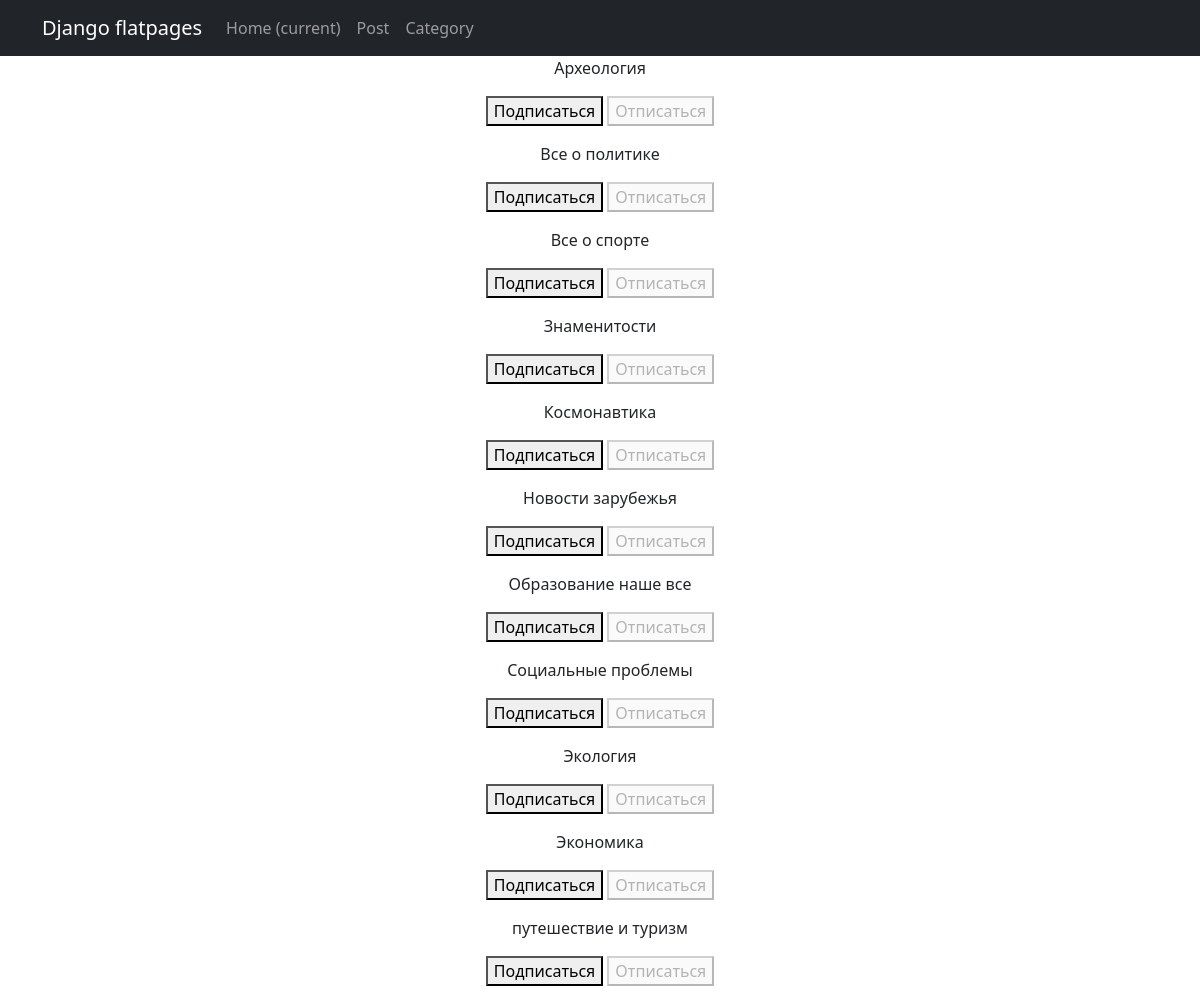
Page /news/subscriptions/ (signed in) on the committed database.
### news/models.py (models this page shows, shortened)
class Category(models.Model):
    name = models.CharField(max_length=250, unique=True)

### news/views.py (the view, shortened to what this page needs)
# urls.py: path('subscriptions/', subscriptions, name='subscriptions')
@login_required
@csrf_protect
def subscriptions(request):
    categories_with_subscriptions = Category.objects.annotate(
        user_subscribed=Exists(
            Subscription.objects.filter(
                user=request.user,
                category=OuterRef('pk'),
            )
        )
    ).order_by('name')
    return render(
        request,
        'subscriptions.html',
        {'categories': categories_with_subscriptions},
    )

### templates/subscriptions.html (shortened to what this page needs)
{% extends 'flatpages/default.html' %}
{% block content %}
    {% for category in categories  %}
        <p>
            {{ category.name }}
            <form method="post">
                {% if category.user_subscribed %}
                    <button disabled>Подписаться</button>
                    <button name="action" value="unsubscribe">Отписаться</button>
                {% else %}
                    <button name="action" value="subscribe">Подписаться</button>
                    <button disabled>Отписаться</button>
                {% endif %}
            </form>
        </p>
    {% endfor %}
{% endblock content %}

### templates/flatpages/default.html (shortened to what this page needs)
<!DOCTYPE html>
<html lang="en">
    <head>
        {% load static %}
        <link href="{% static 'css/styles.css' %}" rel="stylesheet" />
    </head>
    <body>
        <nav class="navbar navbar-expand-lg navbar-dark bg-dark static-top">
            <div class="container">
                <a class="navbar-brand" href="#">Django flatpages</a>
                <div class="collapse navbar-collapse" id="navbarResponsive">
                    <ul class="navbar-nav ml-auto">
                        <li class="nav-item active">
                            <a class="nav-link" href="#">Home
                                <span class="sr-only">(current)</span>
                            </a>
                        </li>
                        <li class="nav-item">
                            <a class="nav-link" href="/news/">Post</a>
                        </li>
                        <li class="nav-item">
                            <a class="nav-link" href="/category/">Category</a>
                        </li>
                    </ul>
                </div>
            </div>
        </nav>
        <div class="container">
            <div class="row">
                <div class="col-lg-12 text-center">
                    {% block content %}
                    {% endblock content %}
                </div>
            </div>
        </div>
    </body>
</html>

### rows in the picture
Category: name "Археология", shows "Подписаться"
Category: name "Все о политике", shows "Подписаться"
Category: name "Все о спорте", shows "Подписаться"
Category: name "Знаменитости", shows "Подписаться"
Category: name "Космонавтика", shows "Подписаться"
Category: name "Новости зарубежья", shows "Подписаться"
Category: name "Образование наше все", shows "Подписаться"
Category: name "Социальные проблемы", shows "Подписаться"
Category: name "Экология", shows "Подписаться"
Category: name "Экономика", shows "Подписаться"
Category: name "путешествие и туризм", shows "Подписаться"
